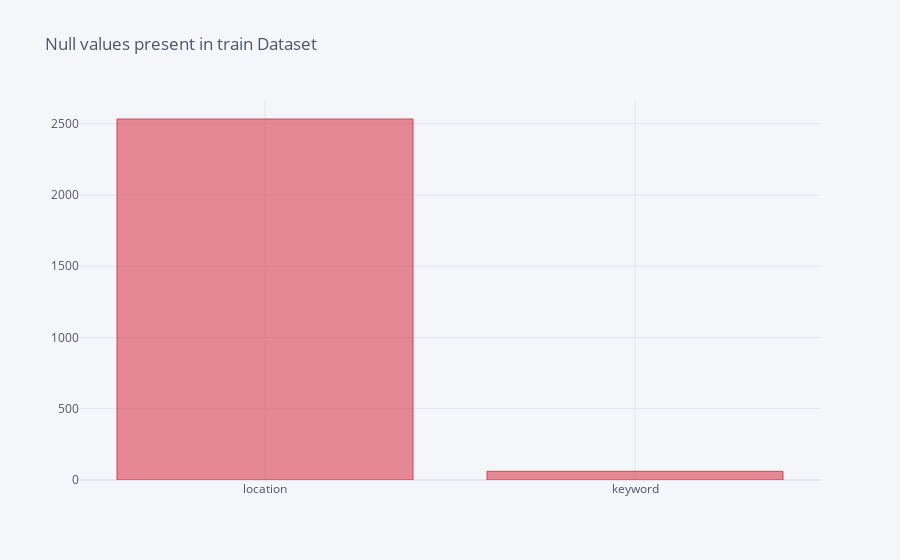

The cell this chart's notebook holds for it:
### Code cell
missing = train.isnull().sum()  
missing[missing>0].sort_values(ascending=False).iplot(kind='bar',title='Null values present in train Dataset', color=['red'])

### Figure 1 — Plotly figure (JSON) as saved in the notebook; plotly's stock layout.template omitted (floating-point values rounded to 4 significant figures)
{"data": [{"marker": {"color": "rgba(219, 64, 82, 0.6)", "line": {"color": "rgba(219, 64, 82, 1.0)", "width": 1}}, "name": "None", "orientation": "v", "text": "", "x": ["location", "keyword"], "y": [2533, 61], "type": "bar"}], "layout": {"legend": {"bgcolor": "#F5F6F9", "font": {"color": "#4D5663"}}, "paper_bgcolor": "#F5F6F9", "plot_bgcolor": "#F5F6F9", "title": {"font": {"color": "#4D5663"}, "text": "Null values present in train Dataset"}, "xaxis": {"gridcolor": "#E1E5ED", "showgrid": true, "tickfont": {"color": "#4D5663"}, "title": {"font": {"color": "#4D5663"}, "text": ""}, "zerolinecolor": "#E1E5ED"}, "yaxis": {"gridcolor": "#E1E5ED", "showgrid": true, "tickfont": {"color": "#4D5663"}, "title": {"font": {"color": "#4D5663"}, "text": ""}, "zerolinecolor": "#E1E5ED"}}}
